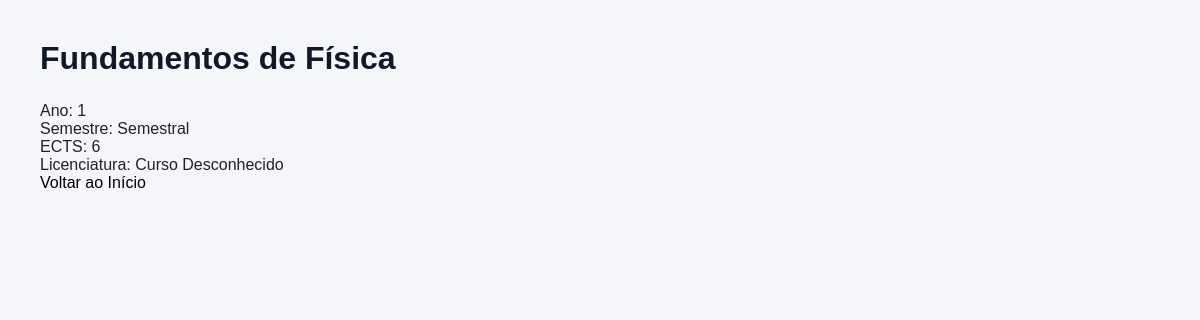
Screenshot of /ucs/1/ with the database file from the repository.
### portofolio/models.py (models this page shows)
class UnidadeCurricular(models.Model):
    codigo = models.IntegerField(unique=True)
    nome = models.CharField(max_length=100)
    descricao = models.TextField()
    ano = models.IntegerField()
    semestre = models.CharField(max_length=20)
    ects = models.IntegerField()
    imagem = models.ImageField(upload_to='ucs/')
    objetivos = models.TextField(null=True, blank=True)
    licenciatura = models.ForeignKey(Licenciatura, on_delete=models.CASCADE, null=True, blank=True)
    docentes = models.ManyToManyField(Docente,related_name='ucs')

class Licenciatura(models.Model):
    nome = models.CharField(max_length=100)
    descricao = models.TextField()
    duracao = models.IntegerField()
    universidade = models.ForeignKey(Universidade, on_delete=models.CASCADE)

### portofolio/views.py (the view)
# urls.py: path('ucs/<int:id>/', views.uc_detail, name='uc_detail'),
def uc_detail(request, id):
    uc = get_object_or_404(
        UnidadeCurricular.objects.select_related(
            'licenciatura'
        ).prefetch_related(
            'docentes'
        ),
        id=id
    )
    return render(request, 'portofolio/uc_detail.html', {
        'uc': uc
    })

### portofolio/templates/portofolio/uc_detail.html (shortened to what this page needs)
{% load static %}
<link rel="stylesheet" href="{% static 'portofolio/style.css' %}">
<!DOCTYPE html>
<html lang="pt">
<head>
</head>
<body>
<h1>{{ uc.nome }}</h1>
<p>Ano: {{ uc.ano }}</p>
<p>Semestre: {{ uc.semestre }}</p>
<p>ECTS: {{ uc.ects }}</p>
<p>Licenciatura: {{ uc.licenciatura.nome }}</p>
<a href="{% url 'inicio' %}">Voltar ao Início</a>
</body>
</html>

### portofolio/static/portofolio/style.css (style rules this page uses)
* { margin: 0; padding: 0; box-sizing: border-box; }
body { font-family: Arial, sans-serif; background-color: #f4f6f9; color: #222; padding: 40px; }
h1 { margin-bottom: 25px; color: #111827; }
a { text-decoration: none; color: rgb(0, 0, 0); }

### rows the page displays
UnidadeCurricular: nome "Fundamentos de Física", ano "1", semestre "Semestral", ects "6", licenciatura.nome "Curso Desconhecido"
